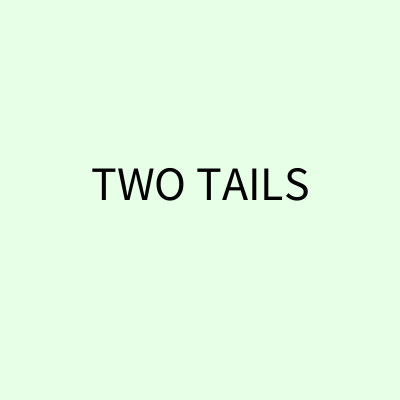
Frame 1 (no input)
Frame 60 (the mouse pressed at the canvas centre just before this capture): identical to frame 1, image omitted
Frame 120 (the mouse held since frame 60 and released just before this capture): identical to frame 1, image omitted

The Processing sketch that drew this single still picture (run headless with seeded random() and noise(); from frame 60 on, the mouse is pressed at the canvas centre):

// Processing sketch: two_coins
// ── two_coins.pde
float randomNumber;
float randomNumber2;
 
void setup()
{
  size(400, 400);
  fill(0);
  textSize(48);
  textAlign(CENTER);
 
  randomNumber = random(2.0);
  randomNumber = random(2.0);
}
 
void draw()
{
  background(230, 255, 230);
 
  String message;
  if (randomNumber < 1.0 && randomNumber2 < 1.0) 
  {
    message = "TWO TAILS";
  } 
  else if(randomNumber < 1.0 && randomNumber2 <2.0)
  {
    message = "MIXED1";
  }
  else if(randomNumber < 2.0 &&  randomNumber2 < 1.0)
  {
    message = "MIXED2";
  }
  else
  {
    message = "TWO HEADS";
  }
  text(message, width/2, height/2);
}
